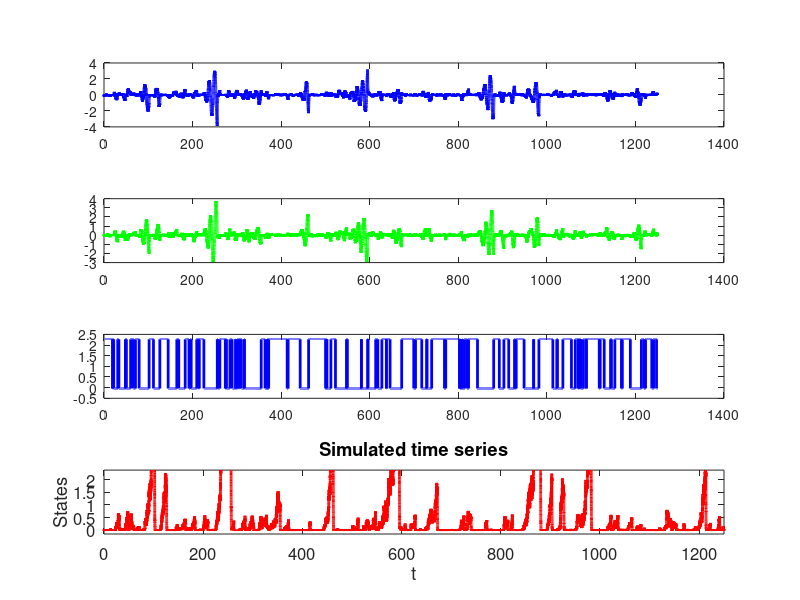

Recreate this plot in MATLAB.
% Simulation two-state Markov jump process
% The two states are named as 'st' and 'un'

rng(1); % fix random number seeds to reproduce results 
N = 250000; % total length of the simulation points
dt = 0.005; % numerical integration time step
X = zeros(1,N); % the simulated time series
u = zeros(1,N); % state variable 
e = zeros(1,N); % energy 
omega = 0.5; sigma = 0.2;

mu = 0.1; % transition probability from 'un' to 'st'
nu = 0.1; % transition probability from 'st' to 'un'
X_st = 2.27; % state value at the 'st' state
X_un = -0.04; % value at the 'un' state

X(1) = X_st; % initial value

% simulate the time series
for i = 2:N
    rd = rand; % generate a random number to determine if the transition occurs
    if X(i-1) == X_un % current: 'un' state
        if rd < mu * dt 
            X(i) = X_st; % transition to 'st' state
        else
            X(i) = X_un; % remain as 'un'
        end
    else % current: 'st' state
        if rd < nu * dt 
            X(i) = X_un; % transition to 'un' state
        else
            X(i) = X_st; % remain as 'st'
        end
    end
    
    gamma = X(i);
    u(i) = u(i-1) + ( (-gamma + 1i * omega) * u(i-1))*dt + sigma * sqrt(dt) * (randn + 1i*randn)/sqrt(2);
    e(i) = (real(u(i)))^2 + (imag(u(i)))^2;
end
%% plot the results
figure
subplot(4,1,1)
plot(dt:dt:N*dt, real(u), '-b', 'linewidth',2)
subplot(4,1,2)
plot(dt:dt:N*dt, imag(u), '-g', 'linewidth',2)
subplot(4,1,3)
plot(dt:dt:N*dt, X, 'b', 'linewidth',2)
subplot(4,1,4)
plot(dt:dt:N*dt, e, 'r', 'linewidth',2)
ylim([X_un-0.1,X_st+0.1])
xlim([0,N*dt])
xlabel('t')
ylabel('States')
box on
set(gca,'fontsize',12)
title('Simulated time series')

